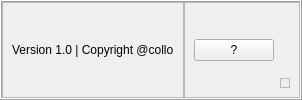
     <widget class="QFrame" name="footer_frame">
      <property name="frameShape">
       <enum>QFrame::Box</enum>
      </property>
      <property name="frameShadow">
       <enum>QFrame::Raised</enum>
      </property>
      <layout class="QHBoxLayout" name="horizontalLayout_5">
       <property name="spacing">
        <number>0</number>
       </property>
       <property name="leftMargin">
        <number>0</number>
       </property>
       <property name="topMargin">
        <number>0</number>
       </property>
       <property name="rightMargin">
        <number>0</number>
       </property>
       <property name="bottomMargin">
        <number>0</number>
       </property>
       <item>
        <widget class="QFrame" name="footer_left_frame">
         <property name="frameShape">
          <enum>QFrame::StyledPanel</enum>
         </property>
         <property name="frameShadow">
          <enum>QFrame::Raised</enum>
         </property>
         <layout class="QHBoxLayout" name="horizontalLayout_6">
          <item alignment="Qt::AlignLeft">
           <widget class="QLabel" name="label_3">
            <property name="text">
             <string>Version 1.0 | Copyright @collo</string>
            </property>
           </widget>
          </item>
         </layout>
        </widget>
       </item>
       <item>
        <widget class="QFrame" name="frame_2">
         <property name="frameShape">
          <enum>QFrame::StyledPanel</enum>
         </property>
         <property name="frameShadow">
          <enum>QFrame::Raised</enum>
         </property>
         <layout class="QHBoxLayout" name="horizontalLayout_7">
          <item alignment="Qt::AlignRight">
           <widget class="QPushButton" name="pushButton_2">
            <property name="text">
             <string>?</string>
            </property>
           </widget>
          </item>
          <item alignment="Qt::AlignBottom">
           <widget class="QFrame" name="size_grip">
            <property name="minimumSize">
             <size>
              <width>10</width>
              <height>10</height>
             </size>
            </property>
            <property name="maximumSize">
             <size>
              <width>10</width>
              <height>10</height>
             </size>
            </property>
            <property name="frameShape">
             <enum>QFrame::StyledPanel</enum>
            </property>
            <property name="frameShadow">
             <enum>QFrame::Raised</enum>
            </property>
           </widget>
          </item>
         </layout>
        </widget>
       </item>
      </layout>
     </widget>
